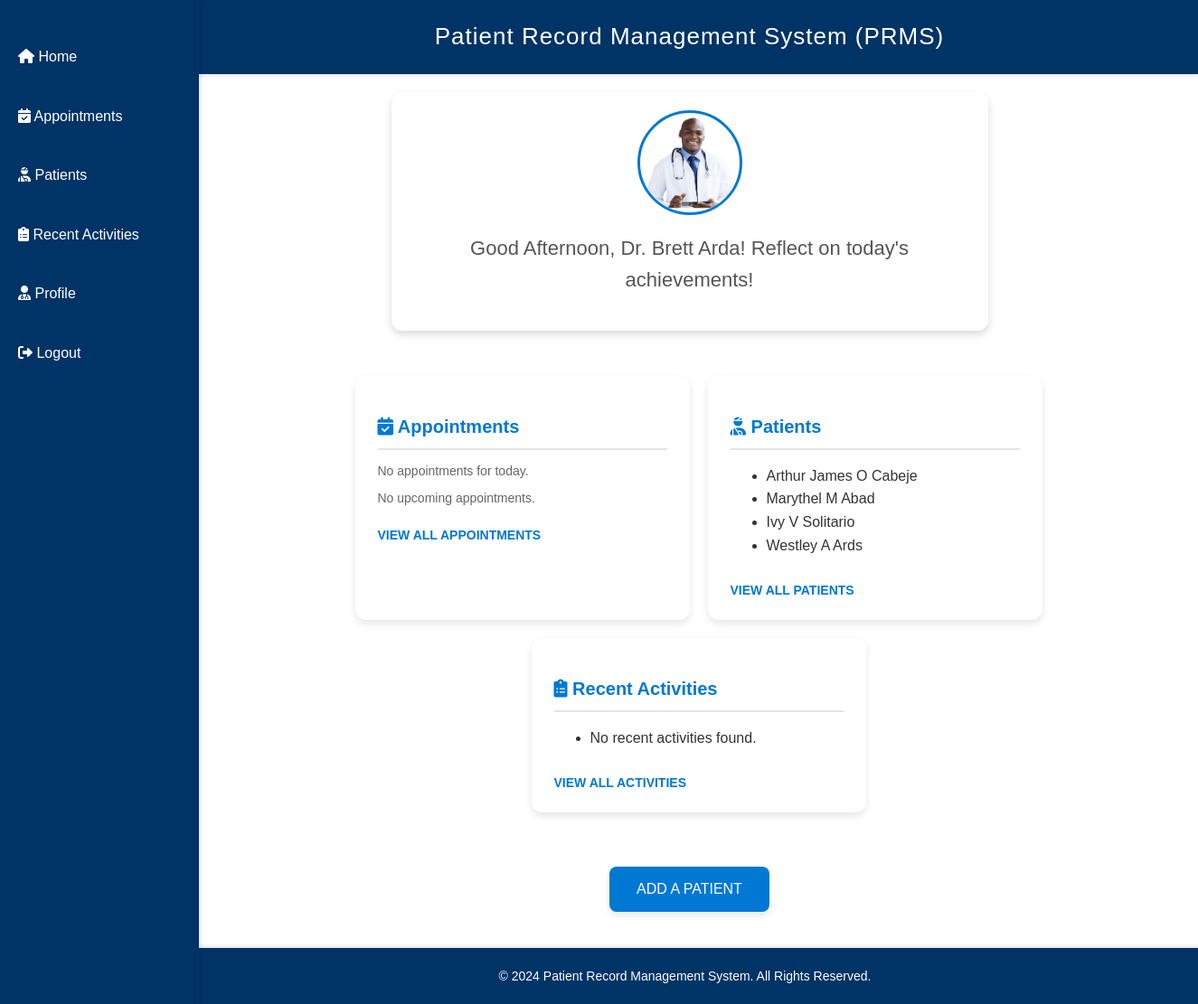
/home/ (signed in), run on the app's committed database.
### doctor/models.py (models this page shows, shortened)
class Doctor(models.Model):
    username = models.CharField(max_length=100, unique=True)
    password = models.CharField(max_length=100)
    email = models.EmailField(unique=True)
    first_name = models.CharField(max_length=50)
    middle_name = models.CharField(max_length=50, blank=True, null=True)
    last_name = models.CharField(max_length=50)
    birthday = models.DateField(null=True, blank=True)
    gender = models.CharField(max_length=10, null=True, blank=True)
    specialization = models.CharField(max_length=100)
    hospital_assigned = models.CharField(max_length=255, blank=True, default="")

class Patient(models.Model):
    SEX_CHOICES = [
        ('', 'Select Sex'),  # This will show as the default option
        ('Male', 'Male'),
        ('Female', 'Female'),
    ]
    doctor = models.ForeignKey(Doctor, on_delete=models.CASCADE, related_name='patients')
    first_name = models.CharField(max_length=50)
    middle_name = models.CharField(max_length=50)
    last_name = models.CharField(max_length=50)
    age = models.IntegerField()
    sex = models.CharField(max_length=6, choices=SEX_CHOICES, blank=False)
    phone_number = models.CharField(max_length=255, blank=True, default="Not provided")
    medical_history = models.TextField()
    created_at = models.DateTimeField(default=timezone.now)

### doctor/views.py (the view)
# urls.py: path('home/', views.doctor_home_view, name='home'),
def doctor_home_view(request):
    doctor_id = doctor_logged_in(request)
    doctor = get_object_or_404(Doctor, id=doctor_id)
    current_hour = datetime.now().hour
    if current_hour < 12:
        greeting = "Good Morning"
    elif current_hour < 18:
        greeting = "Good Afternoon"
    else:
        greeting = "Good Evening"
    patients = doctor.patients.all()
    activities = doctor.activities.order_by('-timestamp')[:3]  # Fetch the latest 3 activities
    return render(request, 'home.html', {'doctor': doctor, 'patients': patients, 'activities': activities, 'greeting':greeting})

### doctor/views.py (called while the page is built)
def doctor_logged_in(request):
    doctor_id = request.session.get('doctor_id')
    if not doctor_id:
        return redirect('login')
    return doctor_id

### doctor/templates/home.html (shortened to what this page needs)
{% load static %}
<!DOCTYPE html>
<html lang="en">
<head>
    <link rel="stylesheet" href="{% static 'home.css' %}">
    <link href="https://cdnjs.cloudflare.com/ajax/libs/font-awesome/6.0.0-beta3/css/all.min.css" rel="stylesheet">
</head>
<body>
    <header>
        <h1>Patient Record Management System (PRMS)</h1>
    </header>
    <nav class="sidebar">
        <ul>
            <li><a href="{% url 'home' %}"><i class="fas fa-home"></i> Home</a></li>
            <li><a href="{% url 'appointments' %}"><i class="fas fa-calendar-check"></i> Appointments</a></li>
            <li><a href="{% url 'patients' %}"><i class="fas fa-user-injured"></i> Patients</a></li>
            <li><a href="{% url 'activities' %}"><i class="fas fa-clipboard-list"></i> Recent Activities</a></li>
            <li><a href="{% url 'doctor_profile' %}"><i class="fas fa-user-md"></i> Profile</a></li>
            <li><a href="{% url 'logout' %}"><i class="fas fa-sign-out-alt"></i> Logout</a></li>
        </ul>
    </nav>
    {% block profile %}
    <section class="profile-section">
        <img src="{% static 'images/profile-placeholder.png' %}" alt="Profile Picture" onclick="window.location.href='http://127.0.0.1:8000/profile/';" class="profile-picture">
        {% now "H" as current_hour %}
        {% if current_hour < 12 %}
        <h2>{{ greeting }}, Dr. {{ doctor.first_name }} {{ doctor.last_name }}! Ready to make a difference today?</h2>
        {% elif current_hour < 18 %}
        <h2>{{ greeting }}, Dr. {{ doctor.first_name }} {{ doctor.last_name }}! Let's continue to provide excellent care!</h2>
        {% else %}
        <h2>{{ greeting }}, Dr. {{ doctor.first_name }} {{ doctor.last_name }}! Reflect on today's achievements!</h2>
        {% endif %}
    </section>
    {% endblock %}
    <main class="content-container">
        {% now "Y" as year %}
        {% block content %}
        <article class="card appointments-card">
            <h3><i class="fas fa-calendar-check"></i> Appointments</h3>
            {% if today_appointments %}
              <p>Appointments for today:</p>
              {% for appointment in today_appointments %}
                <div class="appointment-item">
                  <span class="patient-name">{{ appointment.patient.first_name }} {{ appointment.patient.middle_name }} {{ appointment.patient.last_name }}</span>
                  <span class="appointment-time">{{ appointment.time }}</span>
                </div>
              {% endfor %}
            {% else %}
              <p>No appointments for today.</p>
            {% endif %}
            {% if next_appointment %}
              <p>Upcoming Appointment: {{ next_appointment.date }}</p>
            {% else %}
              <p>No upcoming appointments.</p>
            {% endif %}
            <a href="{% url 'appointments' %}" class="view-link">VIEW ALL APPOINTMENTS</a>
          </article>
        <article class="card patients-card">
            <h3><i class="fas fa-user-injured"></i> Patients</h3>
            <ul>
                {% for patient in patients|slice:":4" %}
                    <li>{{ patient.first_name }} {{ patient.middle_name }} {{ patient.last_name }}</li>
                {% empty %}
                    <p>No Patients Found.</p>
                {% endfor %}
            </ul>
            <a href="{% url 'patients' %}" class="view-link">VIEW ALL PATIENTS</a>
        </article>
        <article class="card activities-card">
            <h3><i class="fas fa-clipboard-list"></i> Recent Activities</h3>
            <ul>
                {% for activity in activities %}
                    <li>{{ activity.description }} <br><small>{{ activity.timestamp|date:"M d, Y H:i" }}</small></li>
                {% empty %}
                    <li>No recent activities found.</li>
                {% endfor %}
            </ul>
            <a href="{% url 'activities' %}" class="view-link">VIEW ALL ACTIVITIES</a>
        </article>
        {% endblock %}
    </main>
    {% block add_button %}
    <div class="add-button-container">
        <a href="{% url 'add_patient' %}" class="add-patient-btn">ADD A PATIENT</a>
    </div>
    {% endblock %}
    <footer>
        <p>&copy; {{ year }} Patient Record Management System. All Rights Reserved.</p>
    </footer>
</body>
</html>

### doctor/static/home.css (style rules this page uses)
body { font-family: 'Roboto', sans-serif; margin: 0; padding: 0; display: flex; flex-direction: column; align-items: center; background-color: #f4f9fc; color: #333; line-height: 1.6; justify-content: space-between; }
body, html { height: 100%; }
.sidebar { position: fixed; left: 0; top: 0; height: 100%; width: 220px; background-color: #003366; color: #ffffff; box-shadow: 2px 0 5px rgba(0, 0, 0, 0.1); padding-top: 20px; }
.sidebar ul { list-style-type: none; margin: 0; padding: 0; }
.sidebar ul li { margin: 20px 0; text-align: left; }
.sidebar ul li a { color: #ffffff; text-decoration: none; font-size: 16px; font-weight: 500; display: block; padding: 10px 20px; transition: background-color 0.3s ease, transform 0.2s ease; }
header { width: 100%; padding: 20px 0; background-color: #003366; color: #ffffff; text-align: center; box-shadow: 0 2px 4px rgba(0, 0, 0, 0.1); }
header h1 { margin: 0; font-size: 26px; letter-spacing: 1px; font-weight: 500; margin-left: 200px; }
.profile-section { text-align: center; margin-top: 20px; padding: 20px 30px; background-color: #ffffff; border-radius: 12px; box-shadow: 0 4px 8px rgba(0, 0, 0, 0.15); width: 90%; max-width: 600px; margin-left: 200px; }
.profile-section img { border-radius: 50%; width: 110px; height: 110px; border: 3px solid #0078d4; cursor: pointer; transition: transform 0.2s ease-in-out; }
.profile-section h2 { margin-top: 12px; font-size: 22px; font-weight: 500; color: #555; }
.content-container { display: flex; justify-content: center; flex-wrap: wrap; width: calc(100% - 220px); max-width: 1200px; margin-top: 30px; gap: 20px; padding: 20px; margin-left: 220px; }
.card { background-color: #ffffff; padding: 20px 25px; border-radius: 12px; box-shadow: 0 4px 8px rgba(0, 0, 0, 0.1); width: 30%; max-width: 320px; text-align: left; transition: transform 0.2s ease-in-out; }
.card h3 { color: #0078d4; font-size: 20px; margin-bottom: 12px; border-bottom: 2px solid #e3e3e3; padding-bottom: 8px; }
.card p { font-size: 14px; color: #666; margin: 8px 0; }
.card a.view-link { display: inline-block; margin-top: 10px; color: #0078d4; font-weight: bold; text-decoration: none; font-size: 14px; }
.add-button-container { text-align: center; margin-top: 40px; }
.add-patient-btn { display: inline-block; padding: 12px 30px; background-color: #0078d4; color: #ffffff; border: none; border-radius: 8px; font-size: 16px; font-weight: 500; text-decoration: none; cursor: pointer; box-shadow: 0 4px 8px rgba(0, 0, 0, 0.1); transition: background-color 0.2s ease-in-out, transform 0.2s ease-in-out; margin-left: 200px; }
footer { margin-top: 40px; padding: 20px; font-size: 14px; color: #ffffff; text-align: center; width: 100%; background-color: #003366; box-shadow: 0 -2px 4px rgba(0, 0, 0, 0.1); margin-left: 190px; }
footer p { margin: 0; font-size: 14px; }

### data on the page
Doctor: first_name "Brett", last_name "Arda"
Patient: first_name "Arthur James", middle_name "O", last_name "Cabeje"
Patient: first_name "Marythel", middle_name "M", last_name "Abad"
Patient: first_name "Ivy", middle_name "V", last_name "Solitario"
Patient: first_name "Westley", middle_name "A", last_name "Ards"

### other printed values
{{ greeting }} "Good Afternoon"
{{ year }} "2024"
